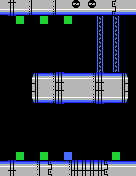

The image is a tile-based game level rendered from a .tmx file. Its description and complete source (layers, tilesets, objects, tile grids) follow:
An orthogonal 17x22 tile map with 8x8 px tiles, 1 tile layer (Tile Layer 1).

<map version="1.2" tiledversion="1.3.2" orientation="orthogonal" renderorder="right-down" compressionlevel="0" width="17" height="22" tilewidth="8" tileheight="8" infinite="0" nextlayerid="2" nextobjectid="1">
 <tileset firstgid="1" name="moai-tiles" tilewidth="8" tileheight="8" tilecount="256" columns="16">
  <image source="tech-tiles.png" width="128" height="128" />
 </tileset>
 <layer id="1" name="Tile Layer 1" width="17" height="22">
  <data encoding="csv">
12,14,12,13,12,12,13,12,12,241,12,241,12,12,15,12,12,
86,88,86,87,86,86,87,86,86,86,86,86,86,86,89,86,86,
1,1,256,1,1,256,1,1,256,1,1,1,32,1,32,1,1,
1,1,1,1,1,1,1,1,1,1,1,1,32,1,32,1,1,
1,1,1,1,1,1,1,1,1,1,1,1,32,1,32,1,1,
1,1,1,1,1,1,1,1,1,1,1,1,32,1,32,1,1,
1,1,1,1,1,1,1,1,1,1,1,1,32,1,32,1,1,
1,1,1,1,1,1,1,1,1,1,1,1,32,1,32,1,1,
1,1,1,1,1,1,1,1,1,1,1,1,32,1,32,1,1,
1,1,1,1,5,6,7,8,6,6,6,7,8,6,6,10,1,
1,1,1,1,11,12,13,14,12,12,12,13,14,12,12,16,1,
1,1,1,1,11,12,13,14,12,12,12,13,14,12,12,16,1,
1,1,1,1,85,86,87,88,86,86,86,87,88,86,86,90,1,
1,1,1,1,1,1,1,1,1,1,1,1,1,1,1,1,1,
1,1,1,1,1,1,1,1,1,1,1,1,1,1,1,1,1,
1,1,1,1,1,1,1,1,1,1,1,1,1,1,1,1,1,
1,1,1,1,1,1,1,1,1,1,1,1,1,1,1,1,1,
1,1,1,1,1,1,1,1,1,1,1,1,1,1,1,1,1,
1,1,1,1,1,1,1,1,1,1,1,1,1,1,1,1,1,
1,1,256,1,1,256,1,1,255,1,1,1,1,1,256,1,1,
6,8,6,6,7,6,9,6,7,8,8,8,8,9,6,6,6,
12,14,12,12,13,12,15,12,13,14,14,14,14,15,12,12,12
</data>
 </layer>
</map>
